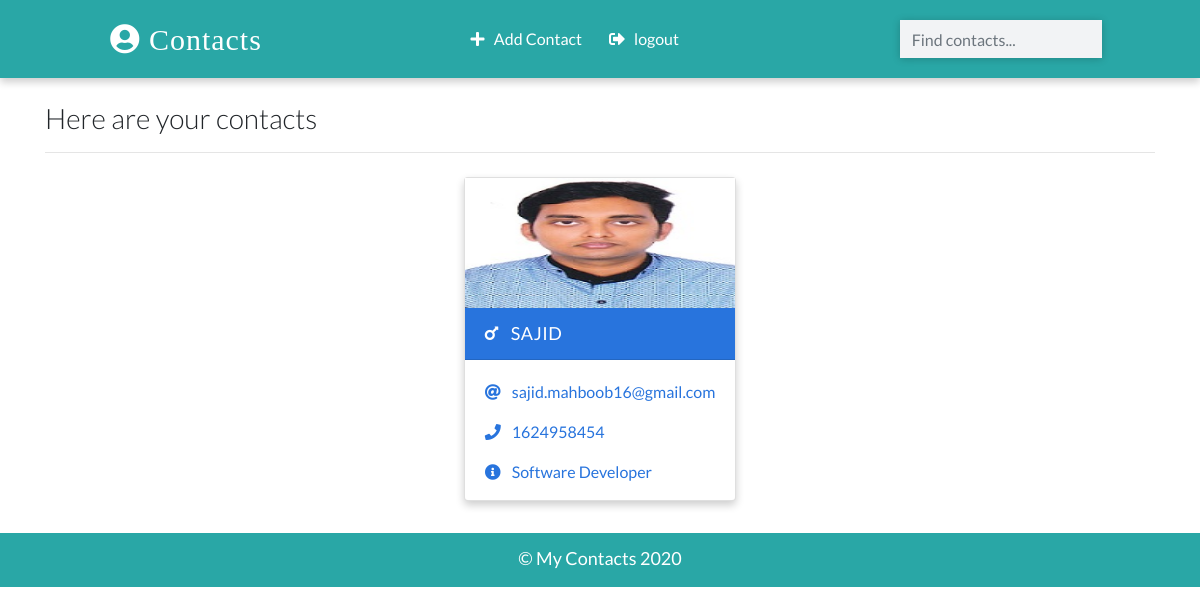
/ (signed in), run on the app's committed database.
### cms/models.py (models this page shows, shortened)
class Contact(models.Model):
    manager = models.ForeignKey(User, on_delete = models.CASCADE, default = None)
    name = models.CharField(max_length=20)
    email = models.EmailField(max_length=100)
    phone = models.IntegerField()
    info = models.CharField(max_length=30)
    gender = models.CharField(max_length=50, choices=(
        ('male', 'Male'),
        ('female', 'Female'),
    ))
    image = models.ImageField(upload_to='images/', blank=True)
    date_added = models.DateTimeField(default = datetime.now)
    class Meta:
        ordering = ['-id']

### cms/views.py (the view)
# urls.py: path('', views.HomePageView.as_view(), name='home'),
class HomePageView(LoginRequiredMixin, ListView):
    template_name = 'index.html'
    model = Contact
    context_object_name = 'contacts'
    def get_queryset(self):
        contacts = super().get_queryset()
        return contacts.filter(manager = self.request.user)

### templates/index.html (shortened to what this page needs)
{% extends 'base.html' %}
{% load static %}
{% block main_content %}
    <div class="container">
      <h3 class="heading font-weight-light">Here are your contacts</h3>
      <hr />
    </div>
    <div class="container main-part">
      {% if contacts %}
        {% for contacts in contacts %}
            {% include 'partials/_card.html' %}
        {% endfor %}
      {% else %}
        <p class = "d-block font-weight-light my-2 heading">No contacts have been saved yet!</p>
      {% endif %}
    </div>
{% endblock main_content %}

### templates/partials/_card.html (shortened to what this page needs)
{% load static %}
{% if contacts.gender == 'male' %}
    <div class="card my-2 mx-2 boy-card {% if 'detail' in request.path %} mx-auto w-25 {% endif %} ">
        <img src="{% if contacts.image %}
        {{contacts.image.url}}
        {% else %}
        {% static 'images/boy.png' %}
        {% endif %}" class="img-fluid" />
        <div class="card-header">
        <a href="{% url 'detail' contacts.id %}" class="text-white header-link"
            ><i class="fas fa-mars mr-2"></i> {{contacts.name}}</a>
        </div>
        <div class="card-body pb-0">
        <p>
            <i class="fas fa-at mr-2"></i>
            <a href="mailto:sajid.mahboob16@gmail.com">{{contacts.email}} </a>
        </p>
        <p>
            <i class="fas fa-phone mr-2"></i>
            <a href="tel:01624958454">{{contacts.phone}}</a>
        </p>
        <p><i class="fas fa-info-circle mr-2"></i> {{contacts.info}}</p>
        </div>
    </div>
 {% endif %}

### static/css/main.css (style rules this page uses)
:root { --back: #29a7a6; --girl: #e64298; --boy: #2874dd; }
body { font-family: Lato, sans-serif; }
.card { box-shadow: 0 4px 8px 0 rgba(0, 0, 0, 0.2); transition: 0.3s; min-width: 250px; box-sizing: border-box; }
img { height: 130px !important; }
.card-header { font-size: 18px; letter-spacing: 0.5px; text-transform: uppercase; }
.boy-card .card-header { background-color: var(--boy); }
.boy-card .card-body, .boy-card .card-body p a { color: var(--boy); }
.card-body p { cursor: pointer; }
.main-part { display: flex; flex-wrap: wrap; justify-content: space-evenly; }

### data on the page
Contact: image (picture), name "SAJID", email "sajid.mahboob16@gmail.com", phone "1624958454", info "Software Developer"
